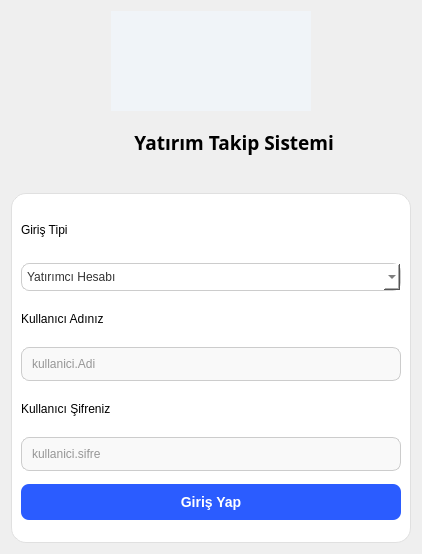
      <widget class="QWidget" name="LoginPage">
       <layout class="QVBoxLayout" name="verticalLayout_4">
        <item alignment="Qt::AlignmentFlag::AlignHCenter">
         <widget class="QLabel" name="Logo">
          <property name="sizePolicy">
           <sizepolicy hsizetype="Expanding" vsizetype="Expanding">
            <horstretch>0</horstretch>
            <verstretch>0</verstretch>
           </sizepolicy>
          </property>
          <property name="minimumSize">
           <size>
            <width>200</width>
            <height>100</height>
           </size>
          </property>
          <property name="maximumSize">
           <size>
            <width>200</width>
            <height>100</height>
           </size>
          </property>
          <property name="styleSheet">
           <string notr="true">background-color: #f0f4f8; /* Görseldeki açık mavi/gri ton */</string>
          </property>
          <property name="text">
           <string/>
          </property>
          <property name="pixmap">
           <pixmap>../../QT projects/VTYS/proje adımlar/Ekran görüntüsü 2025-12-08 131220.png</pixmap>
          </property>
          <property name="scaledContents">
           <bool>true</bool>
          </property>
         </widget>
        </item>
        <item alignment="Qt::AlignmentFlag::AlignHCenter|Qt::AlignmentFlag::AlignVCenter">
         <widget class="QLabel" name="Baslik">
          <property name="sizePolicy">
           <sizepolicy hsizetype="Expanding" vsizetype="Expanding">
            <horstretch>0</horstretch>
            <verstretch>0</verstretch>
           </sizepolicy>
          </property>
          <property name="minimumSize">
           <size>
            <width>400</width>
            <height>50</height>
           </size>
          </property>
          <property name="maximumSize">
           <size>
            <width>400</width>
            <height>50</height>
           </size>
          </property>
          <property name="palette">
           <palette>
            <active>
             <colorrole role="WindowText">
              <brush brushstyle="SolidPattern">
               <color alpha="255">
                <red>0</red>
                <green>0</green>
                <blue>0</blue>
               </color>
              </brush>
             </colorrole>
             <colorrole role="Button">
              <brush brushstyle="SolidPattern">
               <color alpha="255">
                <red>240</red>
                <green>244</green>
                <blue>248</blue>
               </color>
              </brush>
             </colorrole>
             <colorrole role="Text">
              <brush brushstyle="SolidPattern">
               <color alpha="255">
                <red>0</red>
                <green>0</green>
                <blue>0</blue>
               </color>
              </brush>
             </colorrole>
             <colorrole role="ButtonText">
              <brush brushstyle="SolidPattern">
               <color alpha="255">
                <red>0</red>
                <green>0</green>
                <blue>0</blue>
               </color>
              </brush>
             </colorrole>
             <colorrole role="Base">
              <brush brushstyle="SolidPattern">
               <color alpha="255">
                <red>240</red>
                <green>244</green>
                <blue>248</blue>
               </color>
              </brush>
             </colorrole>
             <colorrole role="Window">
              <brush brushstyle="SolidPattern">
               <color alpha="255">
                <red>240</red>
                <green>244</green>
                <blue>248</blue>
               </color>
              </brush>
             </colorrole>
             <colorrole role="PlaceholderText">
              <brush brushstyle="SolidPattern">
               <color alpha="128">
                <red>0</red>
                <green>0</green>
                <blue>0</blue>
               </color>
              </brush>
             </colorrole>
            </active>
            <inactive>
             <colorrole role="WindowText">
              <brush brushstyle="SolidPattern">
               <color alpha="255">
                <red>0</red>
                <green>0</green>
                <blue>0</blue>
               </color>
              </brush>
             </colorrole>
             <colorrole role="Button">
              <brush brushstyle="SolidPattern">
               <color alpha="255">
                <red>240</red>
                <green>244</green>
                <blue>248</blue>
               </color>
              </brush>
             </colorrole>
             <colorrole role="Text">
              <brush brushstyle="SolidPattern">
               <color alpha="255">
                <red>0</red>
                <green>0</green>
                <blue>0</blue>
               </color>
              </brush>
             </colorrole>
             <colorrole role="ButtonText">
              <brush brushstyle="SolidPattern">
               <color alpha="255">
                <red>0</red>
                <green>0</green>
                <blue>0</blue>
               </color>
              </brush>
             </colorrole>
             <colorrole role="Base">
              <brush brushstyle="SolidPattern">
               <color alpha="255">
                <red>240</red>
                <green>244</green>
                <blue>248</blue>
               </color>
              </brush>
             </colorrole>
             <colorrole role="Window">
              <brush brushstyle="SolidPattern">
               <color alpha="255">
                <red>240</red>
                <green>244</green>
                <blue>248</blue>
               </color>
              </brush>
             </colorrole>
             <colorrole role="PlaceholderText">
              <brush brushstyle="SolidPattern">
               <color alpha="128">
                <red>0</red>
                <green>0</green>
                <blue>0</blue>
               </color>
              </brush>
             </colorrole>
            </inactive>
            <disabled>
             <colorrole role="WindowText">
              <brush brushstyle="SolidPattern">
               <color alpha="255">
                <red>0</red>
                <green>0</green>
                <blue>0</blue>
               </color>
              </brush>
             </colorrole>
             <colorrole role="Button">
              <brush brushstyle="SolidPattern">
               <color alpha="255">
                <red>240</red>
                <green>244</green>
                <blue>248</blue>
               </color>
              </brush>
             </colorrole>
             <colorrole role="Text">
              <brush brushstyle="SolidPattern">
               <color alpha="255">
                <red>0</red>
                <green>0</green>
                <blue>0</blue>
               </color>
              </brush>
             </colorrole>
             <colorrole role="ButtonText">
              <brush brushstyle="SolidPattern">
               <color alpha="255">
                <red>0</red>
                <green>0</green>
                <blue>0</blue>
               </color>
              </brush>
             </colorrole>
             <colorrole role="Base">
              <brush brushstyle="SolidPattern">
               <color alpha="255">
                <red>240</red>
                <green>244</green>
                <blue>248</blue>
               </color>
              </brush>
             </colorrole>
             <colorrole role="Window">
              <brush brushstyle="SolidPattern">
               <color alpha="255">
                <red>240</red>
                <green>244</green>
                <blue>248</blue>
               </color>
              </brush>
             </colorrole>
             <colorrole role="PlaceholderText">
              <brush brushstyle="SolidPattern">
               <color alpha="128">
                <red>0</red>
                <green>0</green>
                <blue>0</blue>
               </color>
              </brush>
             </colorrole>
            </disabled>
           </palette>
          </property>
          <property name="font">
           <font>
            <family>Bodoni MT</family>
            <pointsize>14</pointsize>
            <italic>false</italic>
            <bold>true</bold>
           </font>
          </property>
          <property name="styleSheet">
           <string notr="true">font: 700 14pt &quot;Bodoni MT&quot;;
color: rgb(0, 0, 0);
</string>
          </property>
          <property name="text">
           <string>                         Yatırım Takip Sistemi</string>
          </property>
          <property name="textFormat">
           <enum>Qt::TextFormat::AutoText</enum>
          </property>
          <property name="scaledContents">
           <bool>false</bool>
          </property>
          <property name="alignment">
           <set>Qt::AlignmentFlag::AlignLeading|Qt::AlignmentFlag::AlignLeft|Qt::AlignmentFlag::AlignVCenter</set>
          </property>
         </widget>
        </item>
        <item>
         <spacer name="verticalSpacer">
          <property name="orientation">
           <enum>Qt::Orientation::Horizontal</enum>
          </property>
          <property name="sizeHint" stdset="0">
           <size>
            <width>35</width>
            <height>20</height>
           </size>
          </property>
         </spacer>
        </item>
        <item alignment="Qt::AlignmentFlag::AlignHCenter">
         <widget class="QFrame" name="GirisFrame">
          <property name="sizePolicy">
           <sizepolicy hsizetype="Expanding" vsizetype="Expanding">
            <horstretch>0</horstretch>
            <verstretch>0</verstretch>
           </sizepolicy>
          </property>
          <property name="minimumSize">
           <size>
            <width>400</width>
            <height>350</height>
           </size>
          </property>
          <property name="maximumSize">
           <size>
            <width>400</width>
            <height>900</height>
           </size>
          </property>
          <property name="styleSheet">
           <string notr="true">QFrame {
    background-color: white;
    border-radius: 15px; /* Köşeleri yuvarlatır */
    border: 1px solid #e0e0e0;
}
</string>
          </property>
          <layout class="QVBoxLayout" name="verticalLayout">
           <item>
            <widget class="QLabel" name="label">
             <property name="minimumSize">
              <size>
               <width>0</width>
               <height>40</height>
              </size>
             </property>
             <property name="maximumSize">
              <size>
               <width>16777215</width>
               <height>40</height>
              </size>
             </property>
             <property name="styleSheet">
              <string notr="true">color:rgb(0, 0, 0);
border: transparent</string>
             </property>
             <property name="text">
              <string>Giriş Tipi</string>
             </property>
             <property name="wordWrap">
              <bool>false</bool>
             </property>
            </widget>
           </item>
           <item>
            <widget class="QComboBox" name="comboBox">
             <property name="styleSheet">
              <string notr="true">QComboBox {
   border: 1px solid #ccc;


    border-radius: 8px;
    padding: 5px;
    color: #333333; /* Yazı rengini KOYU GRİ/SİYAH yapar */
    background-color: #ffffff; /* Arka planı BEYAZ yapar */
}
/* Açılan listenin kendisi */
QComboBox QAbstractItemView {
    color: #333333; /* Liste elemanlarının yazı rengi */
    background-color: #ffffff; /* Liste arka planı */
    selection-background-color: #2b5cff; /* Üzerine gelince mavi olsun */
    selection-color: white; /* Seçili olanın yazısı beyaz olsun */
}</string>
             </property>
             <item>
              <property name="text">
               <string>Yatırımcı Hesabı</string>
              </property>
             </item>
             <item>
              <property name="text">
               <string>Broker Hesabı</string>
              </property>
             </item>
             <item>
              <property name="text">
               <string>Yeni Üye Kaydı</string>
              </property>
             </item>
            </widget>
           </item>
           <item>
            <widget class="QLabel" name="label_2">
             <property name="minimumSize">
              <size>
               <width>0</width>
               <height>30</height>
              </size>
             </property>
             <property name="maximumSize">
              <size>
               <width>16777215</width>
               <height>30</height>
              </size>
             </property>
             <property name="styleSheet">
              <string notr="true">color: rgb(0,0,0);
border:transparent
</string>
             </property>
             <property name="text">
              <string>Kullanıcı Adınız</string>
             </property>
            </widget>
           </item>
           <item>
            <widget class="QLineEdit" name="lineEdit">
             <property name="styleSheet">
              <string notr="true">QLineEdit {
    border: 1px solid #ccc;
    border-radius: 8px;
    padding: 8px;
    background-color: #f9f9f9; /* Hafif gri arka plan */
    color: #333333; /* Yazı rengini KOYU GRİ/SİYAH yapar - ÇÖZÜM BU SATIRDA */
}

QLineEdit:focus {
    border: 2px solid #2b5cff;
    background-color: #ffffff; /* Tıklayınca arka plan tam beyaz olsun */
}</string>
             </property>
             <property name="text">
              <string/>
             </property>
             <property name="placeholderText">
              <string>kullanici.Adi</string>
             </property>
            </widget>
           </item>
           <item>
            <widget class="QLabel" name="label_3">
             <property name="minimumSize">
              <size>
               <width>0</width>
               <height>30</height>
              </size>
             </property>
             <property name="maximumSize">
              <size>
               <width>16777215</width>
               <height>30</height>
              </size>
             </property>
             <property name="styleSheet">
              <string notr="true">color: rgb(0,0,0);
border:transparent
</string>
             </property>
             <property name="text">
              <string>Kullanıcı Şifreniz</string>
             </property>
            </widget>
           </item>
           <item>
            <widget class="QLineEdit" name="lineEdit_2">
             <property name="styleSheet">
              <string notr="true">QLineEdit {
    border: 1px solid #ccc;
    border-radius: 8px;
    padding: 8px;
    background-color: #f9f9f9; /* Hafif gri arka plan */
    color: #333333; /* Yazı rengini KOYU GRİ/SİYAH yapar - ÇÖZÜM BU SATIRDA */
}

QLineEdit:focus {
    border: 2px solid #2b5cff;
    background-color: #ffffff; /* Tıklayınca arka plan tam beyaz olsun */
}</string>
             </property>
             <property name="text">
              <string/>
             </property>
             <property name="echoMode">
              <enum>QLineEdit::EchoMode::Password</enum>
             </property>
             <property name="placeholderText">
              <string>kullanici.sifre</string>
             </property>
            </widget>
           </item>
           <item>
            <widget class="QPushButton" name="pushButton">
             <property name="styleSheet">
              <string notr="true">QPushButton {
    background-color: #2b5cff; /* O parlak mavi renk */
    color: white;
    border-radius: 8px;
    padding: 10px;
    font-weight: bold;
    font-size: 14px;
}
QPushButton:hover {
    background-color: #1a45d0; /* Üzerine gelince koyulaşsın */
}</string>
             </property>
             <property name="text">
              <string>Giriş Yap</string>
             </property>
            </widget>
           </item>
          </layout>
         </widget>
        </item>
       </layout>
      </widget>
